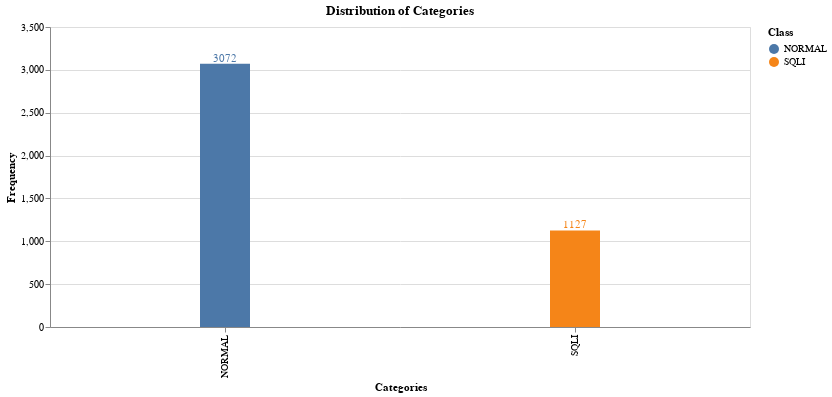

Source (notebook cell):
### Code cell
bars = alt.Chart(data).mark_bar(size=50).encode(
    x=alt.X("Class", axis=alt.Axis(title='Categories')),
    y=alt.Y("count():Q", axis=alt.Axis(title='Frequency')),
    tooltip=[alt.Tooltip('count()', title='Frequency'), 'Class'],
    color='Class'

)

text = bars.mark_text(
    align='center',
    baseline='bottom',
).encode(
    text='count()'
)

(bars + text).interactive().properties(
    height=300,
    width=700,
    title = "Distribution of Categories",
)

### Figure 1 — Vega-Lite specification as saved in the notebook (floating-point values rounded to 4 significant figures; data arrays with more than 128 entries replaced by an {"elided": "..."} marker saying what was removed)
{"config": {"view": {"continuousWidth": 400, "continuousHeight": 300}}, "layer": [{"mark": {"type": "bar", "size": 50}, "encoding": {"color": {"field": "Class", "type": "nominal"}, "tooltip": [{"aggregate": "count", "title": "Frequency", "type": "quantitative"}, {"field": "Class", "type": "nominal"}], "x": {"axis": {"title": "Categories"}, "field": "Class", "type": "nominal"}, "y": {"aggregate": "count", "axis": {"title": "Frequency"}, "type": "quantitative"}}, "selection": {"selector001": {"type": "interval", "bind": "scales", "encodings": ["x", "y"]}}}, {"mark": {"type": "text", "align": "center", "baseline": "bottom"}, "encoding": {"color": {"field": "Class", "type": "nominal"}, "text": {"aggregate": "count", "type": "quantitative"}, "tooltip": [{"aggregate": "count", "title": "Frequency", "type": "quantitative"}, {"field": "Class", "type": "nominal"}], "x": {"axis": {"title": "Categories"}, "field": "Class", "type": "nominal"}, "y": {"aggregate": "count", "axis": {"title": "Frequency"}, "type": "quantitative"}}}], "data": {"name": "data-a55333943349f9dac256a34dc9e094bf"}, "height": 300, "title": "Distribution of Categories", "width": 700, "$schema": "https://vega.github.io/schema/vega-lite/v4.17.0.json", "datasets": {"data-a55333943349f9dac256a34dc9e094bf": {"elided": "4199 records"}}}
